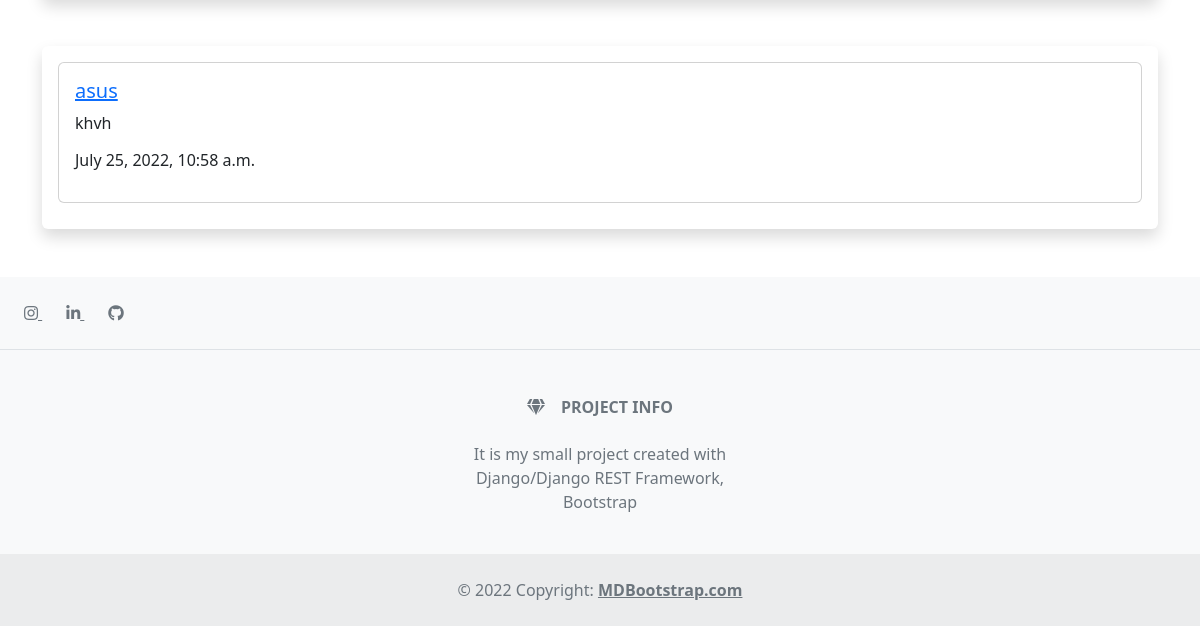
Before: /blog/joel-kim-booster-hacks-star-hannah-einbinder-top-life-is-beautiful-comedy-lineup/ (lower part) with the older database file.
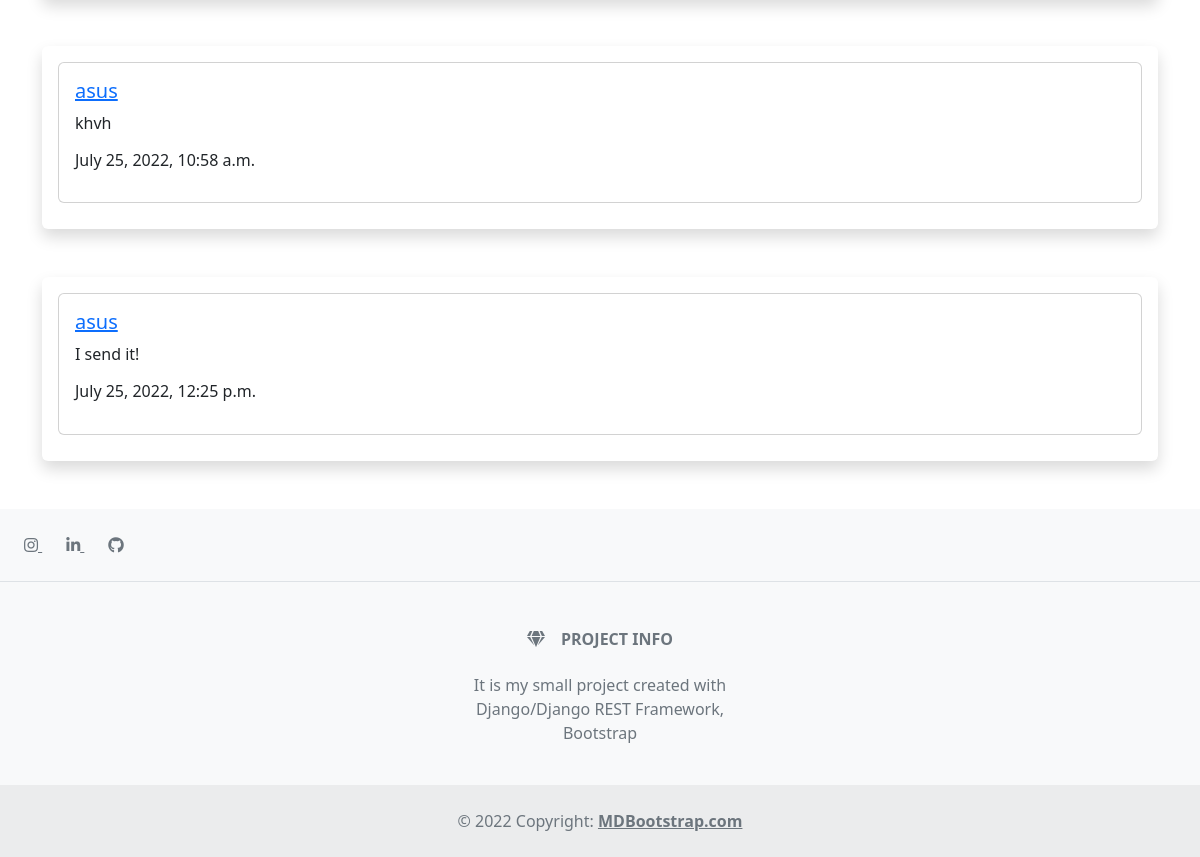
After: the same page with the newer database file.
### blog/models.py (models this page shows, shortened)
class Comment(models.Model):
    user = models.ForeignKey(User, on_delete=models.PROTECT)
    post = models.ForeignKey(Post, on_delete=models.PROTECT)
    content = models.TextField()
    time_created = models.DateTimeField(auto_now=True)

class Profile(models.Model):
    user = models.OneToOneField(User, null=True, on_delete=models.SET_NULL)
    biography = models.TextField(blank=True, null=True)
    photo = models.ImageField(blank=True, upload_to=f"profile/", null=True)
    def __str__(self):
        return f"{self.user.username}"

### blog/views.py (the view)
# urls.py: path('blog/<slug:post_slug>/', (BlogPost.as_view()), name='post'),
class BlogPost(DataMixin, DetailView):
    model = Post
    context_object_name = 'post'
    template_name = 'blog/post.html'
    slug_url_kwarg = 'post_slug'
    def get_context_data(self, *, object_list=None, **kwargs):
        context = super().get_context_data(**kwargs)
        info = self.get_post_content()
        post = Post.objects.get(slug=self.kwargs.get('post_slug'))
        context['comments'] = Comment.objects.filter(post=post)
        context = dict(list(context.items()) + list(info.items()))
        return context

### blog/models.py (called while the page is built)
    def __str__(self):
        return self.name

### blog/utils.py (called while the page is built)
    def get_post_content(self):
        context = dict()
        categories = Category.objects.all()
        context['categories']= categories
        return context

### templates/blog/post.html (shortened to what this page needs)
{% extends 'blog/base.html' %}
{% block content %}
{% for comment in comments %}
<div class="shadow p-3 mb-5 bg-body rounded">
<div class="card" style="margin-bottom: 10px;">
	<div class="card-body">
		{% if request.user.username == comment.user.username %}
		<h5> <div > <a href="{% url 'current_user_profile' %}">You</a> </div> </h5>
		{% else %}
		<h5> <div> <a href="{% url 'get_user_profile' comment.user.id %}"> {{ comment.user.profile }}</a> </div> </h5>
		{% endif %}
		<p class="card-text"> {{ comment.content }} </p>
		<p><h6> {{ comment.time_created }} </h6></p>
	</div>
  </div>
</div>
{% endfor %}
{% endblock %}

Changed rows visible on the page:
added Comment: user.profile "asus", content "I send it!", time_created "July 25, 2022, 12:25 p.m."
